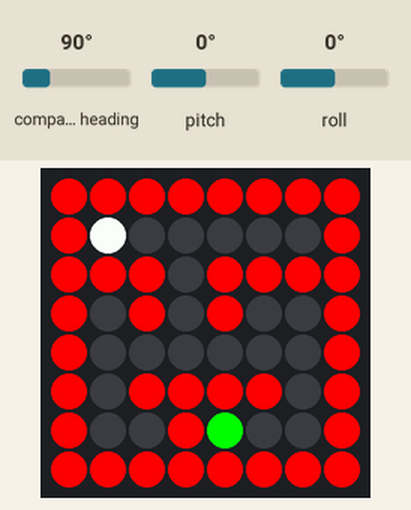
Recording of a program running on a simulated Raspberry Pi (BCM pin numbers) with a Sense HAT. Parts: the Sense HAT's 8×8 RGB LED matrix. Inputs (shaded band) come from the test bench; at power-on: pitch 0°, compass heading 90°, roll 0°. The Sense HAT reports a negative pitch or roll as 360° plus the angle.

Above: at 1.2 s.
1.3 s: pitch set to -86°
At 2.5 s:
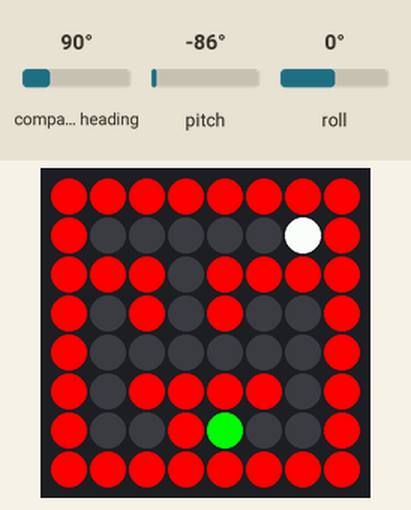
2.8 s: pitch set to 45°
At 2.83 s:
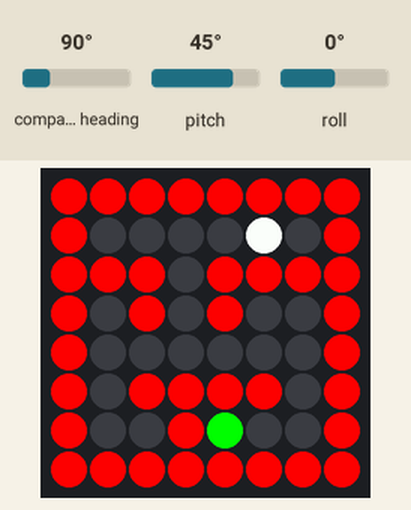
Timing chart, 0 to 5.8 s (numbered marks = the images above; inputs shaded):
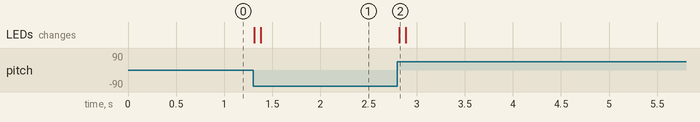

Measured:
- after the input at 1.3 s, the LEDs: first change at once (image 1 shows a later state)
- after the input at 2.8 s, the LEDs: change at once (image 2)

The program:

marble-maze.py
```python
from sense_hat import SenseHat
from time import sleep
sense = SenseHat()
sense.clear()
r = (255,0,0)
b = (0,0,0)
w = (255,255,255)
g = (0,255,0)

x = 1
y = 1

game_over = False

maze = [[r,r,r,r,r,r,r,r],
        [r,b,b,b,b,b,b,r],
        [r,r,r,b,r,r,r,r],
        [r,b,r,b,r,b,b,r],
        [r,b,b,b,b,b,b,r],
        [r,b,r,r,r,r,b,r],
        [r,b,b,r,g,b,b,r],
        [r,r,r,r,r,r,r,r]]

def move_marble(pitch,roll,x,y):
    new_x = x
    new_y = y
    if 10 < pitch < 170 and x != 0:
        new_x -= 1
    elif 350 > pitch > 170 and x != 7 :
        new_x += 1
    if 10 < roll < 170 and y != 7:
        new_y += 1
    elif 350 > roll > 170 and y != 0 :
        new_y -= 1
    x,y = check_wall(x,y,new_x,new_y)
    return x,y

def check_wall(x,y,new_x,new_y):
    if maze[new_y][new_x] != r:
        return new_x, new_y
    elif maze[new_y][x] != r:
        return x, new_y
    elif maze[y][new_x] != r:
        return new_x, y
    else:
        return x,y

def check_win(x,y):
    global game_over
    if maze[y][x] == g:
        game_over = True
        sense.show_message('You Win')

while not game_over:
    pitch = sense.get_orientation()['pitch']
    roll = sense.get_orientation()['roll']
    x,y = move_marble(pitch,roll,x,y)
    check_win(x,y)
    maze[y][x] = w
    sense.set_pixels(sum(maze,[]))
    sleep(0.01)
    maze[y][x] = b
```
